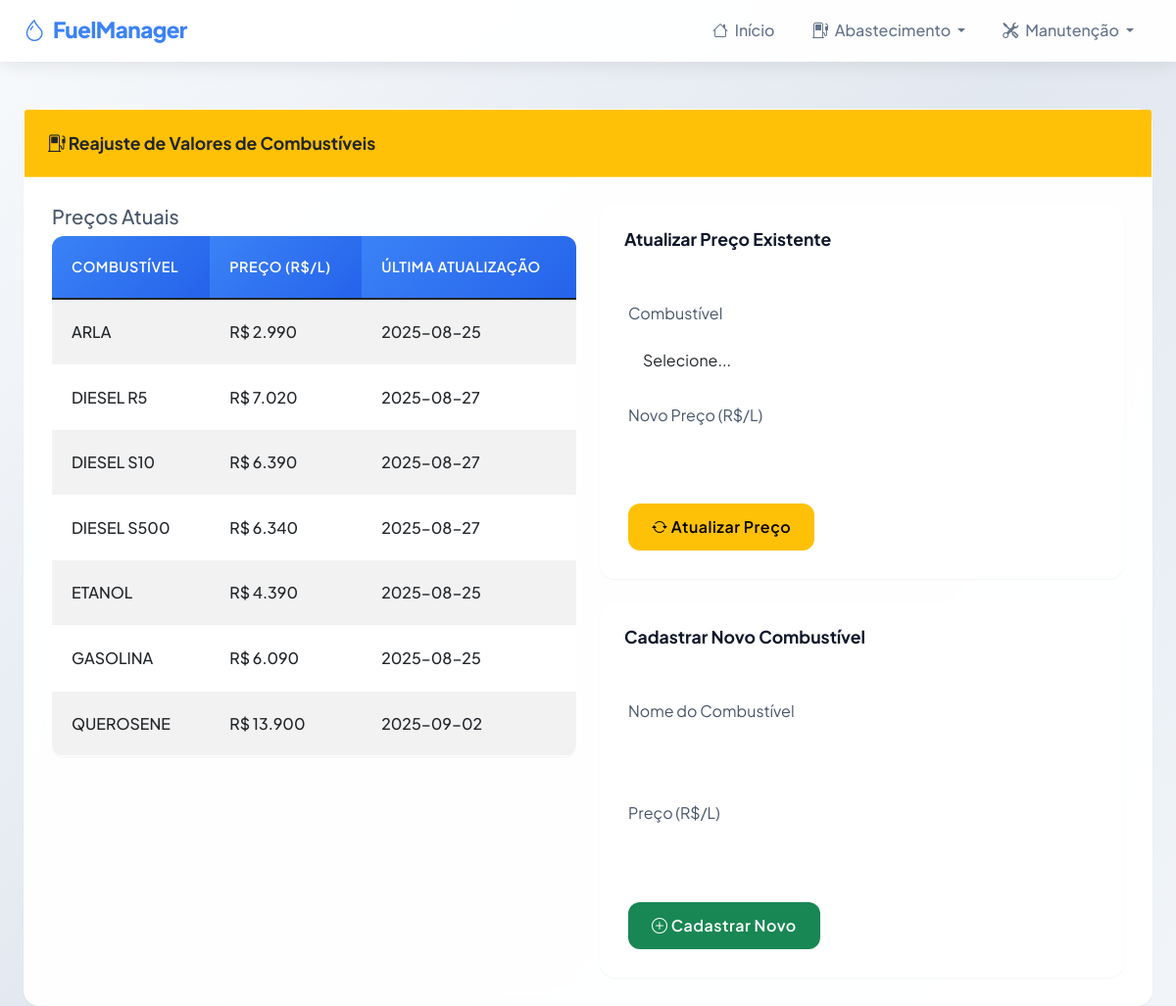
Page /reajuste-combustiveis on the committed database.
### tables this page shows
CREATE TABLE precos_combustivel (
        id INTEGER PRIMARY KEY AUTOINCREMENT,
        combustivel TEXT NOT NULL UNIQUE,
        preco REAL NOT NULL,
        data_atualizacao TEXT NOT NULL
    );

### app.py (the view, shortened to what this page needs)
@app.route('/reajuste-combustiveis', methods=['GET', 'POST'])
def reajuste_combustiveis():
    precos = obter_precos_combustivel()
    return render_template('reajuste_combustiveis.html', precos=precos, active_page='combustiveis')

### app.py (called while the page is built)
@app.context_processor
def inject_now():
    return {'now': datetime.now()}

### database.py (called while the page is built)
def obter_precos_combustivel():
    conn = sqlite3.connect('abastecimentos.db')
    query = "SELECT combustivel, preco, data_atualizacao FROM precos_combustivel ORDER BY combustivel"
    df = pd.read_sql(query, conn)
    conn.close()
    return df.to_dict('records')

### templates/reajuste_combustiveis.html (shortened to what this page needs)
{% extends "base.html" %}
{% block content %}
<div class="card">
    <div class="card-header bg-warning text-dark">
        <i class="bi bi-fuel-pump"></i> Reajuste de Valores de Combustíveis
    </div>
    <div class="card-body">
        <div class="row">
            <div class="col-md-6">
                <h5>Preços Atuais</h5>
                <div class="table-responsive">
                    <table class="table table-striped">
                        <thead>
                            <tr>
                                <th>Combustível</th>
                                <th>Preço (R$/L)</th>
                                <th>Última Atualização</th>
                            </tr>
                        </thead>
                        <tbody>
                            {% for preco in precos %}
                            <tr>
                                <td>{{ preco.combustivel }}</td>
                                <td>R$ {{ "%.3f"|format(preco.preco) }}</td>
                                <td>{{ preco.data_atualizacao }}</td>
                            </tr>
                            {% endfor %}
                        </tbody>
                    </table>
                </div>
            </div>
            <div class="col-md-6">
                <div class="card mb-4">
                    <div class="card-header">Atualizar Preço Existente</div>
                    <div class="card-body">
                        <form method="POST" action="/reajuste-combustiveis">
                            <div class="mb-3">
                                <label class="form-label">Combustível</label>
                                <select class="form-select" name="combustivel" required>
                                    <option value="">Selecione...</option>
                                </select>
                            </div>
                            <div class="mb-3">
                                <label class="form-label">Novo Preço (R$/L)</label>
                                <input type="number" step="0.001" class="form-control" name="novo_preco" required>
                            </div>
                            <button type="submit" class="btn btn-warning">
                                <i class="bi bi-arrow-repeat"></i> Atualizar Preço
                            </button>
                        </form>
                    </div>
                </div>
                <div class="card">
                    <div class="card-header">Cadastrar Novo Combustível</div>
                    <div class="card-body">
                        <form method="POST" action="/reajuste-combustiveis">
                            <div class="mb-3">
                                <label class="form-label">Nome do Combustível</label>
                                <input type="text" class="form-control" name="novo_combustivel" required>
                            </div>
                            <div class="mb-3">
                                <label class="form-label">Preço (R$/L)</label>
                                <input type="number" step="0.001" class="form-control" name="novo_preco" required>
                            </div>
                            <button type="submit" class="btn btn-success">
                                <i class="bi bi-plus-circle"></i> Cadastrar Novo
                            </button>
                        </form>
                    </div>
                </div>
            </div>
        </div>
    </div>
</div>
{% endblock %}

### templates/base.html (shortened to what this page needs)
<!DOCTYPE html>
<html lang="pt-BR">
<head>
    <link href="https://cdn.jsdelivr.net/npm/bootstrap@5.1.3/dist/css/bootstrap.min.css" rel="stylesheet">
    <link rel="stylesheet" href="https://cdn.jsdelivr.net/npm/bootstrap-icons@1.8.1/font/bootstrap-icons.css">
</head>
<body class="gradient-bg">
    <nav class="navbar navbar-expand-lg navbar-light sticky-top">
        <div class="container">
            <a class="navbar-brand" href="/">
                <i class="bi bi-droplet me-2"></i>FuelManager
            </a>
            <div class="collapse navbar-collapse" id="navbarNav">
                <ul class="navbar-nav ms-auto">
                    <li class="nav-item">
                        <a class="nav-link {{ 'active' if active_page == 'index' }}" href="/">
                            <i class="bi bi-house me-1"></i> Início
                        </a>
                    </li>
                    <li class="nav-item dropdown">
                        <a class="nav-link dropdown-toggle {{ 'active' if active_group == 'abastecimento' }}" href="#" role="button" data-bs-toggle="dropdown">
                            <i class="bi bi-fuel-pump me-1"></i> Abastecimento
                        </a>
                    </li>
                    <li class="nav-item dropdown">
                        <a class="nav-link dropdown-toggle {{ 'active' if active_group == 'manutencao' }}" href="#" role="button" data-bs-toggle="dropdown">
                            <i class="bi bi-tools me-1"></i> Manutenção
                        </a>
                    </li>
                </ul>
            </div>
        </div>
    </nav>
    <div class="container mt-5">
        {% block content %}{% endblock %}
    </div>
</body>
</html>

### templates/base.html (style rules this page uses)
:root { --primary: #3b82f6; --primary-dark: #2563eb; --secondary: #94a3b8; --success: #22c55e; --warning: #f97316; --danger: #ef4444; --light: #f1f5f9; --dark: #0f172a; --border: #cbd5e1; --card-shadow: 0 1px 2px rgba(0, 0, 0, 0.05); --hover-shadow: 0 8px 25px rgba(0, 0, 0, 0.1); --glass: rgba(255, 255, 255, 0.95); }
body { font-family: 'Plus Jakarta Sans', sans-serif; background: linear-gradient(135deg, #f8fafc 0%, #e2e8f0 100%); color: #475569; line-height: 1.6; min-height: 100vh; }
.navbar { background: rgba(255, 255, 255, 0.95); backdrop-filter: blur(10px); border-bottom: 1px solid rgba(255, 255, 255, 0.2); box-shadow: 0 2px 20px rgba(0, 0, 0, 0.1); padding: 0.5rem 0; }
.navbar-brand { font-weight: 800; font-size: 1.4rem; color: var(--primary) !important; letter-spacing: -0.5px; }
.nav-link { color: #64748b !important; font-weight: 500; padding: 0.5rem 1rem !important; margin: 0 0.2rem; border-radius: 10px; transition: all 0.3s cubic-bezier(0.4, 0, 0.2, 1); position: relative; }
.card { border: none; border-radius: 16px; box-shadow: var(--card-shadow); transition: all 0.4s cubic-bezier(0.4, 0, 0.2, 1); background: var(--glass); backdrop-filter: blur(10px); border: 1px solid rgba(255, 255, 255, 0.2); }
.card-header { background: transparent; color: var(--dark); border: none; border-bottom: 1px solid rgba(255, 255, 255, 0.3); padding: 1.25rem 1.5rem; font-weight: 700; font-size: 1.1rem; }
.card-body { padding: 1.75rem; }
.btn { border-radius: 12px; font-weight: 600; padding: 0.75rem 1.5rem; transition: all 0.3s cubic-bezier(0.4, 0, 0.2, 1); border: none; letter-spacing: 0.5px; }
.table { border-radius: 12px; overflow: hidden; box-shadow: var(--card-shadow); background: var(--glass); backdrop-filter: blur(10px); }
.table th { background: linear-gradient(135deg, var(--primary), var(--primary-dark)); color: white; font-weight: 600; border: none; padding: 1.25rem; font-size: 0.9rem; text-transform: uppercase; letter-spacing: 0.5px; }
.table td { padding: 1.25rem; border-color: rgba(255, 255, 255, 0.3); vertical-align: middle; font-weight: 500; }
.form-control, .form-select { border: 1px solid rgba(255, 255, 255, 0.3); border-radius: 12px; padding: 0.875rem; transition: all 0.3s ease; background: rgba(255, 255, 255, 0.8); }
.container { max-width: 1400px; padding: 0 1.5rem; }
.gradient-bg { background: linear-gradient(135deg, #f8fafc 0%, #e2e8f0 50%, #f1f5f9 100%); }

### rows in the picture
precos_combustivel: combustivel "ARLA", preco "2.990", data_atualizacao "2025-08-25"
precos_combustivel: combustivel "DIESEL R5", preco "7.020", data_atualizacao "2025-08-27"
precos_combustivel: combustivel "DIESEL S10", preco "6.390", data_atualizacao "2025-08-27"
precos_combustivel: combustivel "DIESEL S500", preco "6.340", data_atualizacao "2025-08-27"
precos_combustivel: combustivel "ETANOL", preco "4.390", data_atualizacao "2025-08-25"
precos_combustivel: combustivel "GASOLINA", preco "6.090", data_atualizacao "2025-08-25"
precos_combustivel: combustivel "QUEROSENE", preco "13.900", data_atualizacao "2025-09-02"
